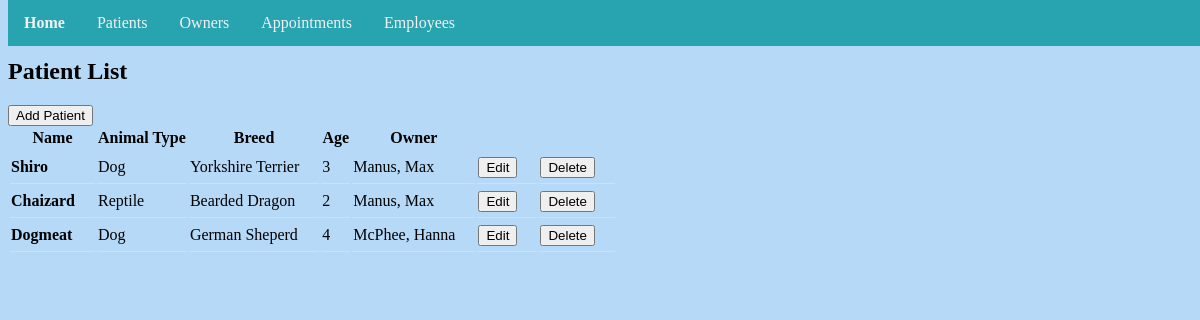
Screenshot of /patient/list/ with the database file from the repository.
### patient/models.py (models this page shows, shortened)
class Patient(models.Model):
    pet_name = models.CharField(max_length=200)
    animal = models.ForeignKey(Animal, on_delete=models.CASCADE)
    breed = models.ForeignKey(Breed, on_delete=models.CASCADE)
    age = models.IntegerField(default=0)
    owner = models.ForeignKey(Owner, on_delete=models.CASCADE)
    class Meta:
        ordering = ["owner"]

class Animal(models.Model):
    animal_type = models.CharField(max_length=200, default='Unkown')
    def __str__(self):
        return str(self.animal_type)
    class Meta:
        ordering = ['animal_type']

class Breed(models.Model):
    animal = models.ForeignKey(Animal, on_delete=models.CASCADE)
    breed = models.CharField(max_length=200, default='Unknown')
    def __str__(self):
        return str(self.breed)
    class Meta:
        ordering = ['animal']

### owner/models.py (models this page shows, shortened)
class Owner(models.Model):
	first_name = models.CharField(max_length=100)
	last_name = models.CharField(max_length=100)
	phone = models.IntegerField()

### patient/views.py (the view)
# urls.py: path('list/', views.PatientList.as_view(), name='patientlist'),
class PatientList(ListView):
    model = Patient
    template_name = 'patient_list.html'

### templates/patient_list.html (shortened to what this page needs)
{% extends './base.html' %}
{% block content %}
<h2>Patient List</h2>
<a href="{% url 'patient:patientcreate' %}"><button class"btn">Add Patient</button></a>
<table id="patients">
  <tr>
    <th>Name</th>
    <th>Animal Type</th>
    <th>Breed</th>
    <th>Age</th>
    <th>Owner</th>
    <th> </th>
    <th> </th>
  </tr>
    {% for patient in patient_list %}
  <tr>
    <td><strong>{{ patient.pet_name }}</strong></td>
    <td>{{ patient.animal }}</td>
    <td>{{ patient.breed }}</td>
    <td>{{ patient.age }}</td>
    <td>{{ patient.owner.last_name }}, {{ patient.owner.first_name }}</td>
    <td><a href="{% url 'patient:patientupdate' patient.id %}"><button>Edit</button></a></td>
    <td><a href="{% url 'patient:patientdelete' patient.id %}"><button>Delete</button></a></td>
  </tr>
  {% endfor %}
</table>
{% endblock %}

### static/css/style.css (style rules this page uses)
body { background-image: url("images/background.jpg"); background-repeat: no-repeat; background-color: #b5d9f6; background-position: center; background-size: cover; padding-top: 30px; height: 2000px; }
.owners th, td { text-align: left; padding-right: 20px; padding-top: 5px; padding-bottom: 5px; border-bottom: 1px solid #ddd; }

### rows the page displays
Patient: pet_name "Shiro", animal "Dog", breed "Yorkshire Terrier", age "3", owner.last_name "Manus", owner.first_name "Max"
Patient: pet_name "Chaizard", animal "Reptile", breed "Bearded Dragon", age "2", owner.last_name "Manus", owner.first_name "Max"
Patient: pet_name "Dogmeat", animal "Dog", breed "German Sheperd", age "4", owner.last_name "McPhee", owner.first_name "Hanna"
